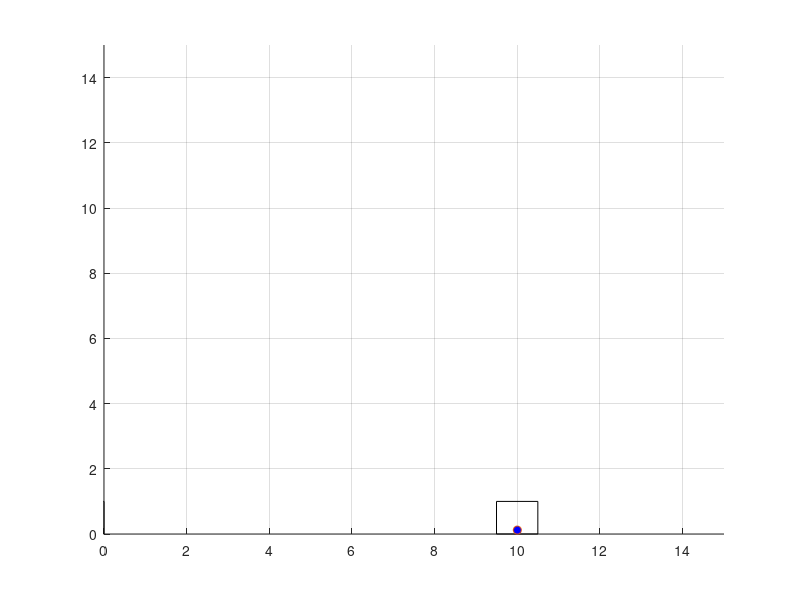

Source code (MATLAB):
%linear speed (vx) = radius*angular velocity
%angular velocity w = ((rpm*2pi rad/rev)/(60sec/min))
%vx= r*w

%s=vx*t+(a*t^2)/2 // calculate for a, using this equation

vx=10.99;
vy=0;
a=6.06;
g=9.8;
t=0:0.02:1.42;
h1=[];
h2=[];
figure

rectangle('Position',[-1 0 1 1])
axis([-5 10 0 10])
for i=1:length(t)
  delete(h1);
  delete(h2);
  x=vx*t(i)-(a*t(i)^2)/2;   %for vehicle
  y=0;
  bx=10;
  by=10-(g*t(i)^2)/2        % for ball
  hold on;
  h1=rectangle('Position',[x 0 1 1])
  %plot(x,y,'o','MarkerFaceColor','b')
  h2=plot(bx,by,'o','MarkerFaceColor','b')
  hold off;
  %axis equal
  xlim([0 15])
  ylim([0 15])
  grid on
  drawnow
end